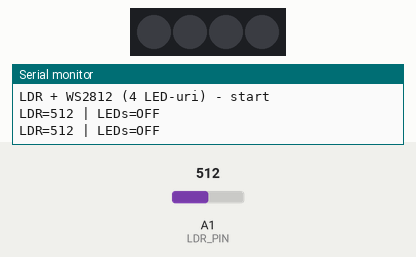
This sketch was run on a simulated Arduino Uno, built with avr-gcc and run on an emulated ATmega328P. On the bench: 4 RGB LEDs in strip order, left to right, the last lines printed to the serial monitor. The test bench sets the inputs (shaded band); at power-on: A1 (LDR_PIN) = 512. Dim RGB values are drawn brighter than linear.

Above: at 1.2 s.
1.3 s: A1 (LDR_PIN) set to 790
2.8 s: A1 (LDR_PIN) set to 809
At 3.9 s:
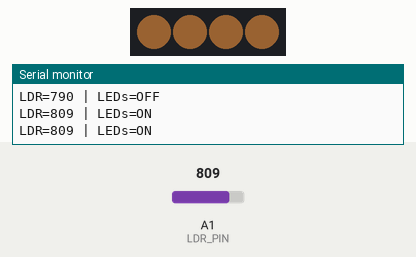
4.3 s: A1 (LDR_PIN) set to 765
5.8 s: A1 (LDR_PIN) set to 734
At 6.1 s:
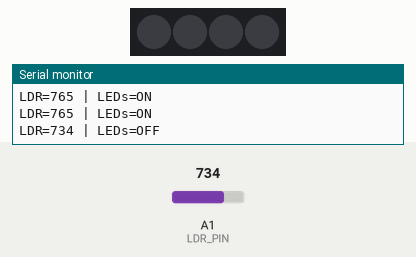
7.3 s: A1 (LDR_PIN) set to 810
At 8.6 s:
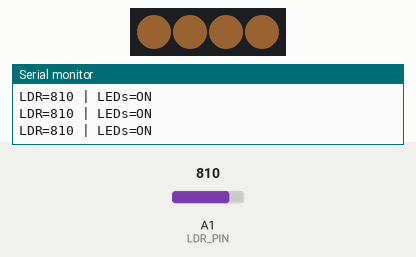
Timing chart, 0 to 9.9 s (numbered marks = the images above; inputs shaded):
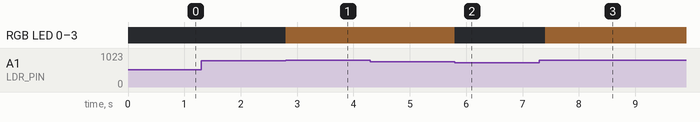

Measured:
- the behaviour switches between 800 and 801 on A1 (LDR_PIN) (found by bisection; images 0 and 1)
- the behaviour switches between 750 and 749 on A1 (LDR_PIN) (found by bisection; images 1 and 2)
- after the input at 2.8 s, RGB LED 0–3: off → RGB(25, 16, 8) at once
- after the input at 5.8 s, RGB LED 0–3: RGB(25, 16, 8) → off at once
- after the input at 7.3 s, RGB LED 0–3: off → RGB(25, 16, 8) after 0.10 s

The sketch:

taskLight.ino
```cpp
#include <Adafruit_NeoPixel.h>

#define LDR_PIN     A1
#define LED_PIN     6
#define NUM_LEDS    4   // ACUM 4 LED-URI

Adafruit_NeoPixel strip(NUM_LEDS, LED_PIN, NEO_GRB + NEO_KHZ800);

// Praguri (calibreaza dupa Serial Monitor)

const int THRESH_DARK_ON  = 800;
const int THRESH_DARK_OFF = 750;

const unsigned long LDR_INTERVAL_MS   = 200;
const unsigned long PRINT_INTERVAL_MS = 500;

unsigned long tLdr = 0;
unsigned long tPrint = 0;

int  ldrValue = 0;
bool ledsOn   = false;

void setup() {
  Serial.begin(9600);

  strip.begin();
  strip.clear();
  strip.setBrightness(25); // SAFE pentru alimentare din Arduino
  strip.show();

  Serial.println("LDR + WS2812 (4 LED-uri) - start");
}

void loop() {
  unsigned long now = millis();

  // Citire LDR
  if (now - tLdr >= LDR_INTERVAL_MS) {
    tLdr = now;
    ldrValue = analogRead(LDR_PIN);

    // Histerezis pe sensul corect:
    // aprinde cand devine intuneric (valoare mare)
    if (!ledsOn && ldrValue > THRESH_DARK_ON) {
      ledsOn = true;
      setStripOn();
    }
    // stinge cand revine lumina (valoare mai mica)
    else if (ledsOn && ldrValue < THRESH_DARK_OFF) {
      ledsOn = false;
      setStripOff();
    }
  }

  // Debug pe Serial
  if (now - tPrint >= PRINT_INTERVAL_MS) {
    tPrint = now;
    Serial.print("LDR=");
    Serial.print(ldrValue);
    Serial.print(" | LEDs=");
    Serial.println(ledsOn ? "ON" : "OFF");
  }
}

// Actiuni pe banda
void setStripOn() {
  // warm white slab (nu alb full)
  for (int i = 0; i < NUM_LEDS; i++) {
    strip.setPixelColor(i, strip.Color(255, 160, 80));
  }
  strip.show();
}

void setStripOff() {
  strip.clear();
  strip.show();
}
```
